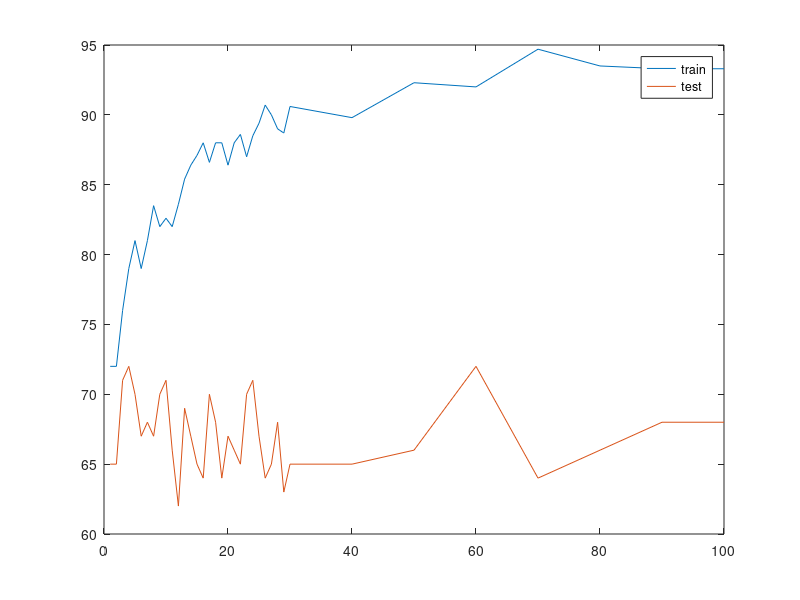

Write the MATLAB code that produced this figure.
x=[1,2,3,4,5,6,7,8,9,10,11,12,13,14,15,16,17,18,19,20,21,22,23,24,25,26,27,28,29,30,40,50,60,70,80,90,100];
y1=[72,72,76,79,81,79,81,83.5,82,82.6,82,83.6,85.4,86.4,87.1,88,86.6,88,88,86.4,88,88.6,87,88.5,89.4,90.7,90,89,88.7,90.6,89.8,92.3,92,94.7,93.5,93.3,93.3];
y2=[65,65,71,72,70,67,68,67,70,71,66,62,69,67,65,64,70,68,64,67,66,65,70,71,67,64,65,68,63,65,65,66,72,64,66,68,68];
figure;
plot(x,y1);
hold on;
plot(x,y2);
legend('train','test');